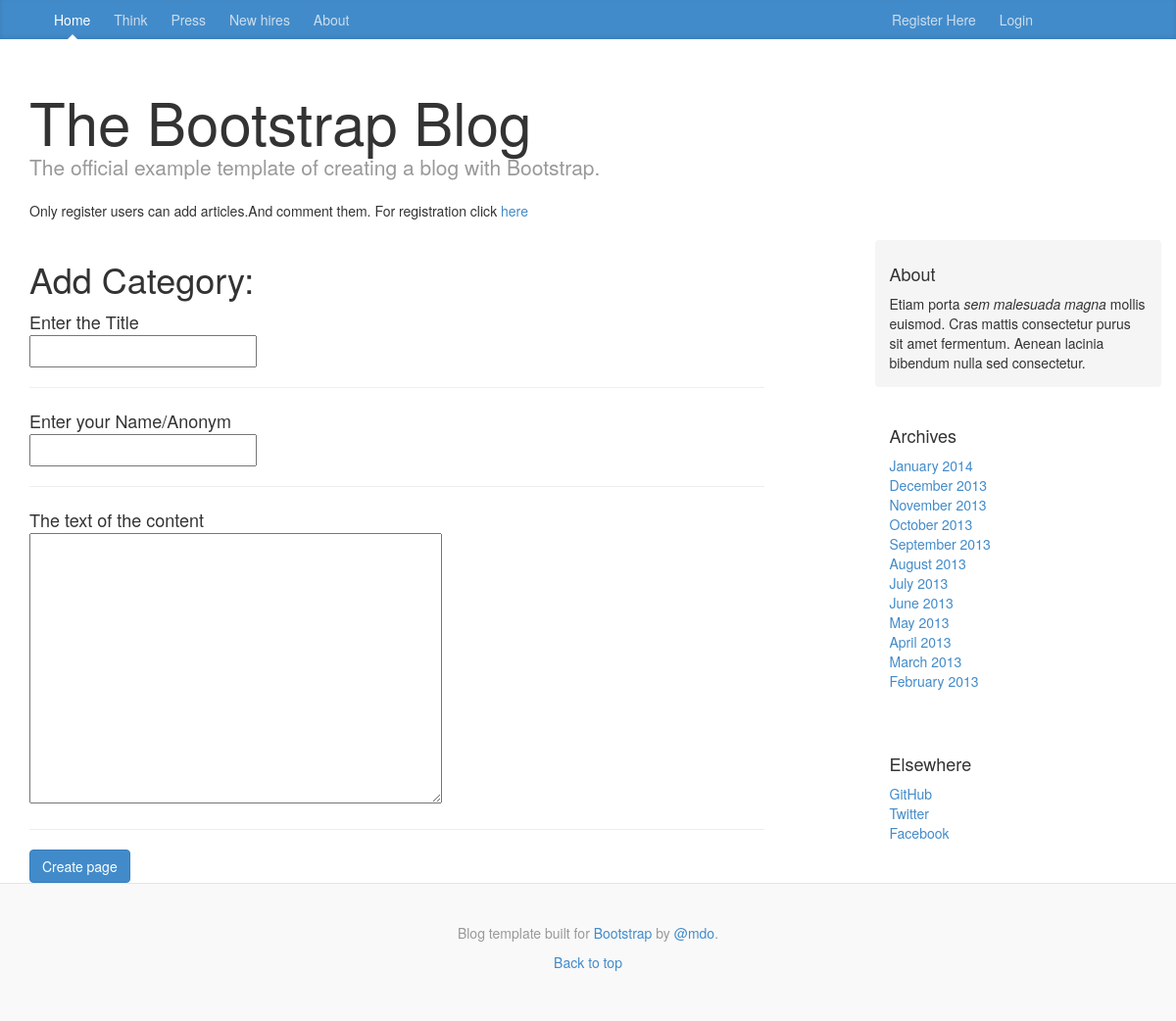
The page /blog/show_category/moral/add_page/ on the database as committed earlier.
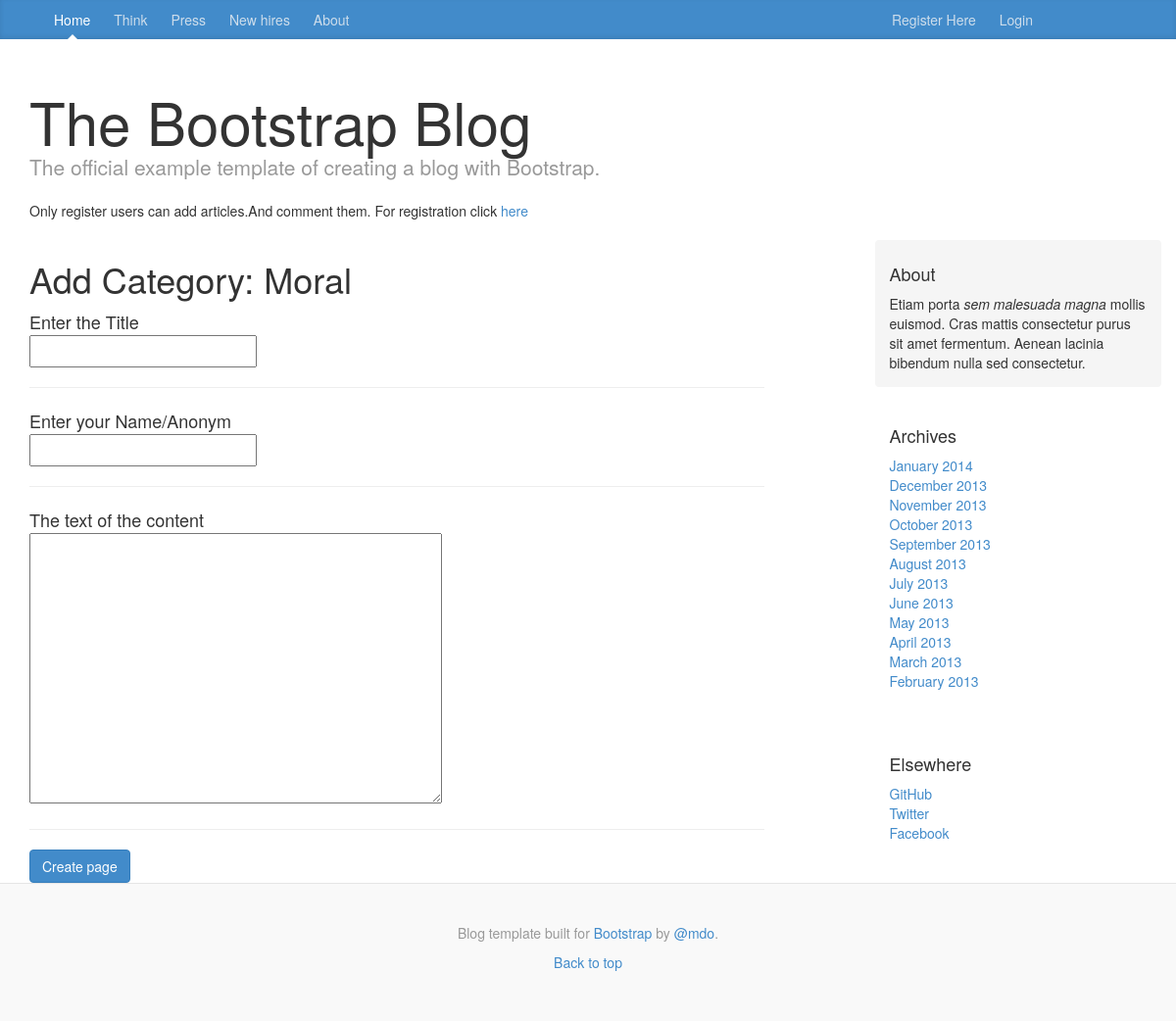
The same page on the database as committed later.
### blog/models.py (models this page shows, shortened)
class Category(models.Model):
    name = models.CharField(max_length=256,unique=True)
    slug = models.SlugField(unique=True)
    note_number = models.IntegerField(default=0)
    class Meta:
        verbose_name_plural = 'categories'

### blog/views.py (the view, shortened to what this page needs)
# urls.py: url(r'^show_category/(?P<category_name_slug>[\w\-]+)/add_page/$', views.add_page, name='add_page'),
def add_page(request,category_name_slug):
    try:
        category = Category.objects.get(slug=category_name_slug)
    except Category.DoesNotExist:
        category = None
    form = PageForm()
    context_dict = {'form':form,'category':category}
    return render(request, 'blog/add_page.html', context_dict)

### blog/forms.py (shortened to what this page needs)
class PageForm(forms.ModelForm):
    title = forms.CharField(max_length=128,help_text="Enter the Title")
    author = forms.CharField(max_length=128,help_text="Enter your Name/Anonym")
    content = forms.CharField(widget=forms.Textarea,help_text="The text of the content")
    class Meta:
        model = Page
        exclude = ('date_print','category','views','likes','favorite','id',)

### template/blog/add_page.html (shortened to what this page needs)
{% extends 'blog/base.html' %}
{% block body_block %}
    <div>
        <h1>Add Category: {{ category.name }}</h1>
        <form role="form" id="page_form" method="post" action="/blog/show_category/{{category.slug}}/add_page/">
            {% for field in form.visible_fields %}
                {{ field.help_text }}<br>
                {{ field }} <hr>
            {% endfor %}
            <button class="btn btn-primary" name="submit" value="submit">Create page</button>
        </form>
    </div>
{% endblock %}

Rows that differ between the two databases and show on the page:
added Category: name "Moral"
